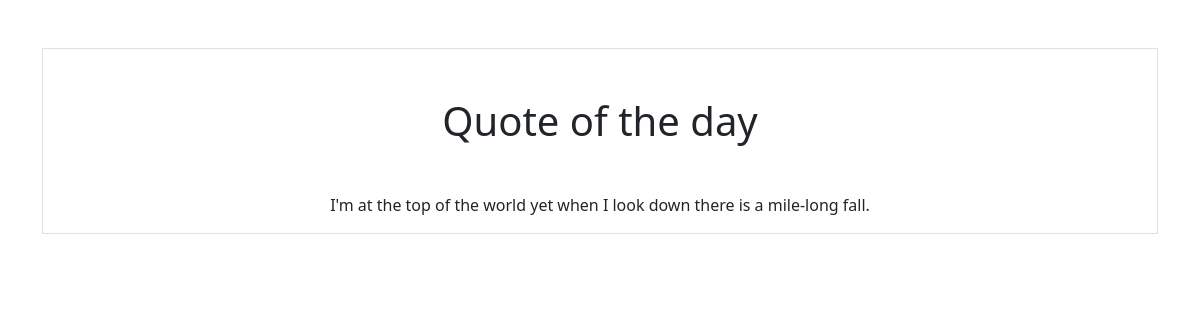
The page /smart/notes/8/ on the database its author committed.
### notes/models.py (models this page shows)
class Notes(models.Model):
    title = models.CharField(max_length = 200)
    text = models.TextField()
    created = models.DateTimeField(auto_now_add = True)

### notes/views.py (the view)
# urls.py: path('notes/<int:pk>/', views.NotesDetailView.as_view(), name="notes.detail"),
class NotesDetailView(DetailView):
    model = Notes
    context_object_name = "note"

### notes/templates/notes/notes_detail.html
{% extends "base.html" %}
{% block content %}
<div class="border round">
    <body class="background">
        <h1 class="my-5">{{note.title}}</h1>
        <p class="text">{{note.text}}</p>
    </body>
</div>
{% endblock %}

### rows shown on the page
Notes: title "Quote of the day", text "I'm at the top of the world yet when I look down there is a mile-long fall."
